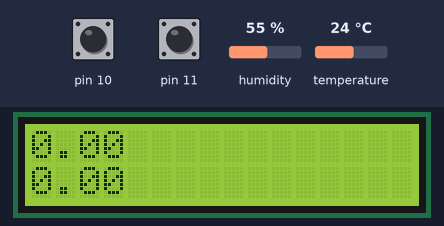
A sketch run on a simulated Arduino Uno, built with avr-gcc and run on an emulated ATmega328P. On the bench: 16×2 character LCD. Inputs (shaded band) come from the test bench; at power-on: pin 10 HIGH, pin 11 HIGH, humidity 55 %, temperature 24 °C.

Above: at 1.2 s.
1.3 s: pin 10 pulled LOW for 0.15 s
At 2.0 s:
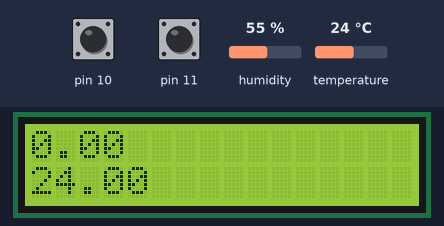
3.1 s: pin 11 pulled LOW for 0.15 s
At 4.4 s:
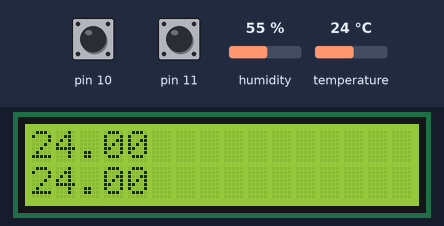
Timing chart, 0 to 6.1 s (numbered marks = the images above; inputs shaded):
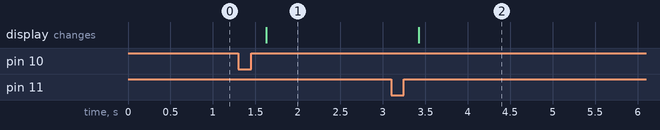

Measured:
- after the input at 1.3 s, the display: changes after 0.33 s (image 1)
- after the input at 3.1 s, the display: changes after 0.32 s (image 2)

The sketch:

temperature_prediction_system_code.ino
```cpp
#include <LiquidCrystal_I2C.h>
#include <Wire.h>
#include <DHT.h>

LiquidCrystal_I2C lcd(0x27,16,2);
DHT dht(4,DHT22);
bool dataRead1 = false;
bool dataRead2 = false;
float temp_1;
float temp_2;

void setup() {
  lcd.init();
  lcd.backlight();
  dht.begin();
  pinMode(11, INPUT_PULLUP);
  pinMode(10, INPUT_PULLUP);
}
void loop() {
 if(!dataRead1 && digitalRead(11) == LOW) {
  delay(300);
  temp_1 = dht.readTemperature();
  dataRead1 = true;
 }
 if(!dataRead2 && digitalRead(10) == LOW) {
  delay(300);
  temp_2 = dht.readTemperature();
  dataRead2 = true;
 }

 lcd.setCursor(0,0);
 lcd.print(temp_1);
  lcd.setCursor(0,1);
 lcd.print(temp_2);
}
```
